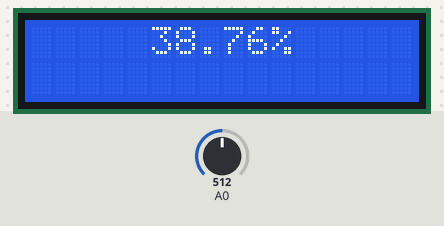
This sketch was run on a simulated Arduino Uno, built with avr-gcc and run on an emulated ATmega328P. On the bench: 16×2 character LCD. The inputs (shaded band) are chosen by the test bench; at power-on: A0 = 512.

Above: at 1.2 s.
1.3 s: A0 set to 716
At 2.4 s:
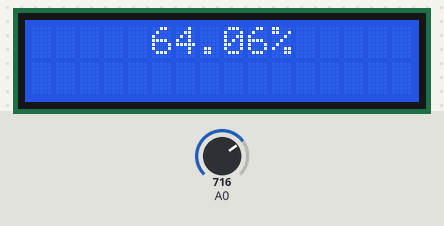
2.9 s: A0 set to 900
At 4.0 s:
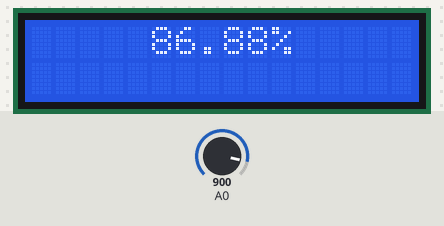
4.5 s: A0 set to 1023
At 5.6 s:
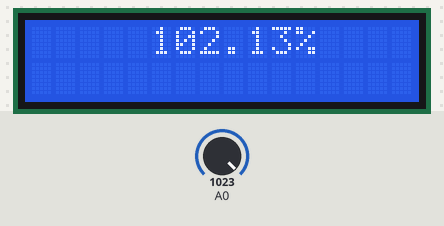
Timing chart, 0 to 7.5 s (numbered marks = the images above; inputs shaded):
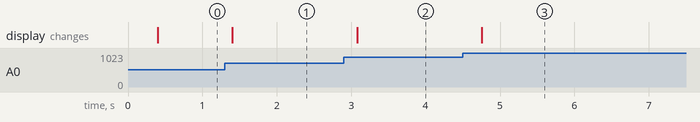

The sketch:

Arduino_4-20mA_14-bit-master.ino
```cpp
/*

Arduino_4-20mA_14-bit-master.ino

Interfaceamento de Transdutor 4-20mA com Resistor 250r e Arduino aplicando técnica de Oversampling e Decimation (14-bit).

Exemplo de aplicação de Resistor 250r 0.1% em saída de Transdutor 4-20mA (conversão de range para nível de tensão contínua
1-5Vcc apropriado às entradas analógicas do Arduino ou outro sistema microcontrolado).

Realiza leitura analógica (4-20mA) e envia valor (em porcentagem) para Display LCD 16x2 I2C.

Biblioteca LiquidCrystal_I2C by Frank de Brabander (baixada diretamente na IDE Arduino)

Obs.: Montar o(s) resistor(es) o mais próximo possível da(s) entrada(s) analógica(s) do sistema microcontrolado.

Resistor 250 0.1% Filme metálico 400mW:

https://produto.mercadolivre.com.br/MLB-1620033927-1-un-resistor-filme-metalico-250ohms-01-400mw-_JM?quantity=1

https://www.youtube.com/watch?v=Cz1FP2SAFvk

A. Inácio Morais - anderson.morais@protonmail.com - (35) 99161-9878 - 2022

*/

#include <LiquidCrystal_I2C.h>

LiquidCrystal_I2C lcd(0x27,16,2);

void setup()
{
  pinMode(A0, INPUT);

  lcd.init();
  lcd.backlight();
}

float analog_14bit(byte pin) {  // Função para leituras em Entradas Analógicas (Oversampling e Decimation)
  int _adc;
  unsigned long _soma = 0;
  float _result;

  _adc = analogRead(pin);
  delay(25);
  _adc = analogRead(pin);  /* Leituras descartadas para eliminar valores parasitas (Ver datasheet ATmega e Arduino
                            * Reference). "The ATmega datasheet [...] cautions against switching analog pins in close
                            * temporal proximity to making A/D readings (analogRead) on other analog pins. This can cause
                            * electrical noise and introduce jitter in the analog system." [Arduino Reference]. Como as
                            * entradas analógicas compartilham um mesmo ADC, leituras em mais de um canal (principalmente
                            * com trocas rápidas entre os canais) podem gerar valores inesperados. Ocorrendo valores
                            * inesperados entre leituras de canais diferentes (mesmo com o descarte das duas primeiras
                            * leituras) uma solução é inserir algum delay entre as leituras em diferentes canais (entre
                            * chamadas desta função para diferentes canais).
                            */

  for(unsigned int i=0;i<256;i++) _soma += analogRead(pin);  //Oversampling

  _result = ((float)_soma / 16.0);  // Decimation

  _result = (_result * 1.0158 + 35.281);
  /* Função Linear de Correção de Desvio para Arduino Uno Rev3 [f(x) = 1,0158 * x + 35,281]
   *
   * Corrige erros inerentes ao microcontrolador ATmega328P (Ver páginas 254 a 256 da Datasheet do ATmega328P-PU)
   * com uma aproximação linear aplicável ao Arduino Uno Rev3 em Oversampling para 14-bit. Uma função linear de
   * correção pode ser obtida para outras condições e sistemas microcontrolados com multiplas medições em comparação
   * aos valores esperados.
   */

  return _result;
}

void loop() {
  float _cal=1.000;  /* Valor multiplicador para calibração de leituras via firmware. Trabalhar dentro do range
                      * 0,900-1,100 (valores acima ou abaixo desse range indicam transdutor ou aferidor/padrão de
                      * calibração muito descalibrado). Podem ser implementadas rotinas para calibração posterior in
                      * loco com edição, salvamento e recuperação de valores em EEPROM. A criação de menus/rotinas
                      * de calibração, leitura e escrita em EEPROM não são objeto deste Sketch. Calibrações devem
                      * ser feitas com padrões calibrados.
                      */
  float _leitura;

  delay(250);  /* Principalmente para amostragens que não podem ocorrer indefinidamente (dependentes primeiramente da
                * comutação de circuitos específicos e com posterior alimentação dos terminais de leitura do transdutor),
                * aplica-se um delay referente ao tempo de aquisição estabelecido no manual do transdutor e ao tempo de
                * comutação dos relés/contatores envolvidos. Ex.: Delay de 250 ms para tempo de aquisição apresentado
                * no manual do transdutor como '< 200 ms' e pequeno delay considerando os tempos de comutação. Atenção:
                * Sempre verifique o tempo de aquisição do transdutor aplicado.
                */

  _leitura = analog_14bit(A0);

  // Máx. valor inteiro representado por 14 bits = 16383
  // NORMALIZAÇÃO (Considerando entrada 4-20mA):
  //                    20mA -- 16383 | 4mA -- x
  //                    x = 3276,6

  // ESCALONAMENTO (Considerando unidade/variável de processo como Porcentagem):
  //                    (_leitura - 3276,6) / (16383 - 3276,6) = (y[%] - 0[%]) / (100[%] - 0[%])
  //                    (_leitura - 3276,6) / 13106,4 = y / 100
  //                    y = ((_leitura - 3276,6) / 13106,4) * 100 [%]

  // É possível realizar multiplas chamadas da função 'analog_14bit' após o tempo de aquisição/comutação, salvando os
  // retornos em diferentes variáveis e efetuando média das leituras obtidas para obter-se uma menor variação. Mas, o
  // aumento na precisão também significa um aumento nos tempos de processamento envolvidos.

  _leitura = (((_leitura - 3276.6) / 13106.4) * 100.0) * _cal;

  lcd.setCursor(0,0);
  lcd.print("     ");
  lcd.print(_leitura, 2);
  lcd.print("%      ");
  lcd.setCursor(0,1);
  lcd.print("                ");
}
```

Measured:
- after the input at 1.3 s, the display: changes after 0.10 s (image 1)
- after the input at 2.9 s, the display: changes after 0.18 s (image 2)
- after the input at 4.5 s, the display: changes after 0.25 s (image 3)
